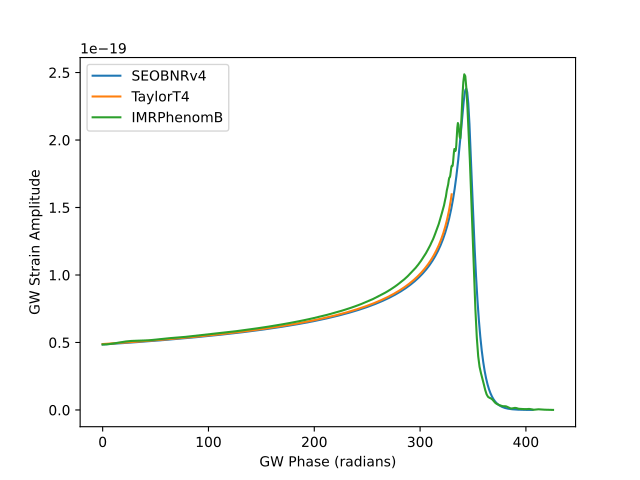

Write Python code to recreate this figure.
import matplotlib.pyplot as pp

from pycbc import waveform

for apx in ["SEOBNRv4", "TaylorT4", "IMRPhenomB"]:
    hp, hc = waveform.get_td_waveform(
        approximant=apx, mass1=10, mass2=10, delta_t=1.0 / 4096, f_lower=40
    )

    hp, hc = hp.trim_zeros(), hc.trim_zeros()
    amp = waveform.utils.amplitude_from_polarizations(hp, hc)
    phase = waveform.utils.phase_from_polarizations(hp, hc)

    pp.plot(phase, amp, label=apx)

pp.ylabel("GW Strain Amplitude")
pp.xlabel("GW Phase (radians)")
pp.legend(loc="upper left")
pp.show()
